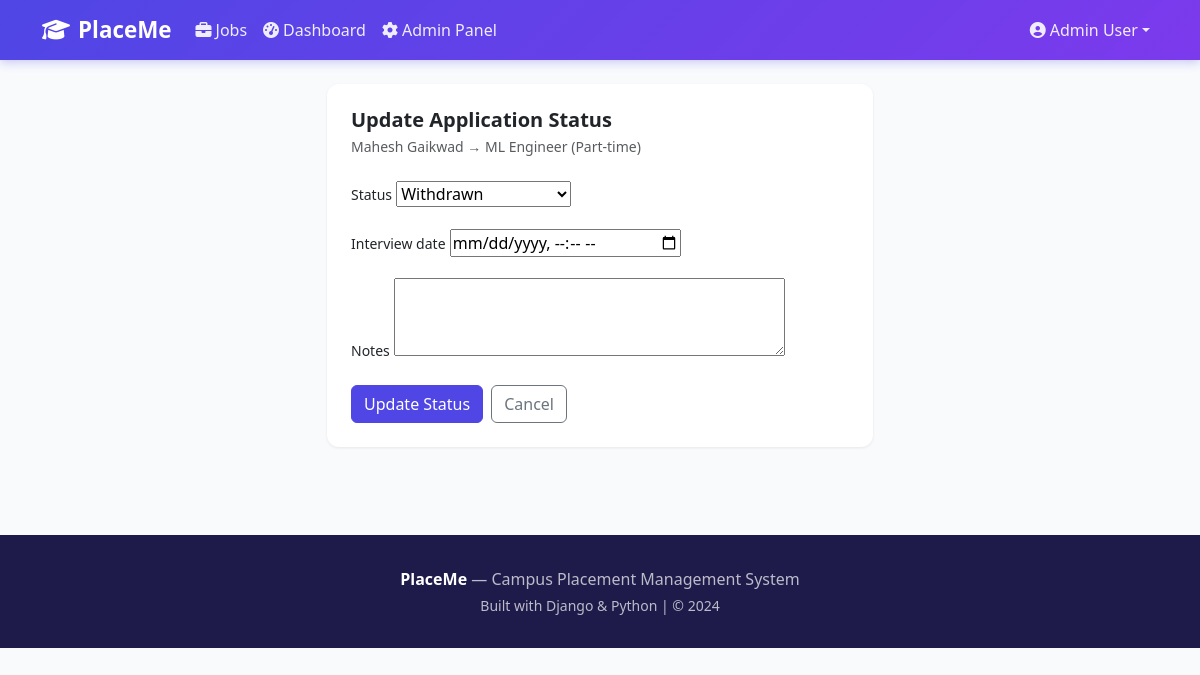
/admin-panel/applications/4/update/ (signed in), run on the app's committed database.
### jobs/models.py (models this page shows, shortened)
class Application(models.Model):
    STATUS_CHOICES = [
        ('applied', 'Applied'),
        ('shortlisted', 'Shortlisted'),
        ('interview', 'Interview Scheduled'),
        ('selected', 'Selected'),
        ('rejected', 'Rejected'),
        ('withdrawn', 'Withdrawn'),
    ]
    job = models.ForeignKey(Job, on_delete=models.CASCADE, related_name='applications')
    applicant = models.ForeignKey(User, on_delete=models.CASCADE, related_name='applications')
    cover_letter = models.TextField(blank=True)
    resume = models.FileField(upload_to='resumes/')
    status = models.CharField(max_length=20, choices=STATUS_CHOICES, default='applied')
    applied_at = models.DateTimeField(auto_now_add=True)
    updated_at = models.DateTimeField(auto_now=True)
    interview_date = models.DateTimeField(null=True, blank=True)
    notes = models.TextField(blank=True, help_text='HR notes (internal)')
    class Meta:
        unique_together = ('job', 'applicant')
        ordering = ['-applied_at']

class Job(models.Model):
    JOB_TYPE_CHOICES = [
        ('full_time', 'Full Time'),
        ('part_time', 'Part Time'),
        ('internship', 'Internship'),
        ('contract', 'Contract'),
    ]
    STATUS_CHOICES = [
        ('active', 'Active'),
        ('closed', 'Closed'),
        ('draft', 'Draft'),
    ]
    company = models.ForeignKey(Company, on_delete=models.CASCADE, related_name='jobs')
    title = models.CharField(max_length=200)
    description = models.TextField()
    requirements = models.TextField()
    job_type = models.CharField(max_length=20, choices=JOB_TYPE_CHOICES, default='full_time')
    location = models.CharField(max_length=200)
    salary_min = models.DecimalField(max_digits=10, decimal_places=2, null=True, blank=True)
    salary_max = models.DecimalField(max_digits=10, decimal_places=2, null=True, blank=True)
    experience_years = models.PositiveIntegerField(default=0)
    skills_required = models.TextField(help_text='Comma separated skills')
    deadline = models.DateField()
    status = models.CharField(max_length=20, choices=STATUS_CHOICES, default='active')
    posted_by = models.ForeignKey(User, on_delete=models.SET_NULL, null=True)
    created_at = models.DateTimeField(auto_now_add=True)
    updated_at = models.DateTimeField(auto_now=True)
    class Meta:
        ordering = ['-created_at']

### jobs/views.py (the view)
# urls.py: path('admin-panel/applications/<int:pk>/update/', views.update_application_status, name='update_application_status'),
@login_required
def update_application_status(request, pk):
    if not request.user.is_staff:
        return HttpResponseForbidden()
    application = get_object_or_404(Application, pk=pk)
    if request.method == 'POST':
        form = ApplicationStatusForm(request.POST, instance=application)
        if form.is_valid():
            form.save()
            messages.success(request, f'Application status updated to {application.get_status_display()}')
            return redirect('manage_applications')
    else:
        form = ApplicationStatusForm(instance=application)
    return render(request, 'admin/update_status.html', {'form': form, 'application': application})

### jobs/forms.py
class ApplicationStatusForm(forms.ModelForm):
    class Meta:
        model = Application
        fields = ['status', 'interview_date', 'notes']
        widgets = {
            'interview_date': forms.DateTimeInput(attrs={'type': 'datetime-local'}),
            'notes': forms.Textarea(attrs={'rows': 3}),
        }

### templates/admin/update_status.html (shortened to what this page needs)
{% extends 'base.html' %}
{% block content %}
<div class="container py-4">
  <div class="row justify-content-center">
    <div class="col-md-6">
      <div class="card p-4">
        <h5 class="fw-bold mb-1">Update Application Status</h5>
        <p class="text-muted small mb-4">{{ application.applicant.get_full_name }} → {{ application.job.title }}</p>
        <form method="post">{% csrf_token %}
          {% for field in form %}
          <div class="mb-3">
            <label class="form-label fw-500 small">{{ field.label }}</label>
            {{ field }}
          </div>
          {% endfor %}
          <div class="d-flex gap-2 mt-3">
            <button type="submit" class="btn btn-primary">Update Status</button>
            <a href="{% url 'manage_applications' %}" class="btn btn-outline-secondary">Cancel</a>
          </div>
        </form>
      </div>
    </div>
  </div>
</div>
{% endblock %}

### templates/base.html (shortened to what this page needs)
<!DOCTYPE html>
<html lang="en">
<head>
<link href="https://cdnjs.cloudflare.com/ajax/libs/bootstrap/5.3.0/css/bootstrap.min.css" rel="stylesheet">
<link href="https://cdnjs.cloudflare.com/ajax/libs/font-awesome/6.4.0/css/all.min.css" rel="stylesheet">
</head>
<body>
<nav class="navbar navbar-expand-lg">
  <div class="container">
    <a class="navbar-brand" href="{% url 'home' %}"><i class="fas fa-graduation-cap me-2"></i>PlaceMe</a>
    <div class="collapse navbar-collapse" id="nav">
      <ul class="navbar-nav me-auto">
        <li class="nav-item"><a class="nav-link" href="{% url 'job_list' %}"><i class="fas fa-briefcase me-1"></i>Jobs</a></li>
        {% if user.is_authenticated %}
        <li class="nav-item"><a class="nav-link" href="{% url 'dashboard' %}"><i class="fas fa-tachometer-alt me-1"></i>Dashboard</a></li>
        {% if user.is_staff %}
        <li class="nav-item"><a class="nav-link" href="{% url 'admin_dashboard' %}"><i class="fas fa-cog me-1"></i>Admin Panel</a></li>
        {% endif %}
        {% endif %}
      </ul>
      <ul class="navbar-nav">
        {% if user.is_authenticated %}
        <li class="nav-item dropdown">
          <a class="nav-link dropdown-toggle" href="#" data-bs-toggle="dropdown">
            <i class="fas fa-user-circle me-1"></i>{{ user.get_full_name|default:user.username }}</a>
        </li>
        {% else %}
        <li class="nav-item"><a class="nav-link" href="{% url 'login' %}">Login</a></li>
        <li class="nav-item"><a class="btn btn-light btn-sm ms-2 fw-600" href="{% url 'register' %}">Register</a></li>
        {% endif %}
      </ul>
    </div>
  </div>
</nav>
{% block content %}{% endblock %}
<footer>
  <div class="container text-center">
    <p class="mb-1"><strong class="text-white">PlaceMe</strong> — Campus Placement Management System</p>
    <p class="small mb-0">Built with Django &amp; Python | © 2024</p>
  </div>
</footer>
</body>
</html>

### templates/base.html (style rules this page uses)
:root { --primary: #4f46e5; --secondary: #7c3aed; }
body { font-family: 'Segoe UI', sans-serif; background: #f8fafc; }
.navbar { background: linear-gradient(135deg, #4f46e5, #7c3aed) !important; box-shadow: 0 2px 10px rgba(79,70,229,.3); }
.navbar-brand { font-weight: 700; font-size: 1.4rem; color: #fff !important; }
.nav-link { color: rgba(255,255,255,.9) !important; font-weight: 500; }
.btn-primary { background: var(--primary); border-color: var(--primary); }
.card { border: none; border-radius: 12px; box-shadow: 0 1px 3px rgba(0,0,0,.08); }
footer { background: #1e1b4b; color: rgba(255,255,255,.7); padding: 2rem 0; margin-top: 4rem; }

### data on the page
Application: applicant.get_full_name "Mahesh Gaikwad", job "ML Engineer (Part-time)", form "Withdrawn"

### other printed values
{{ user.get_full_name|default:user.username }} "Admin User"
{{ field.label }} "Status" "Interview date" "Notes"
